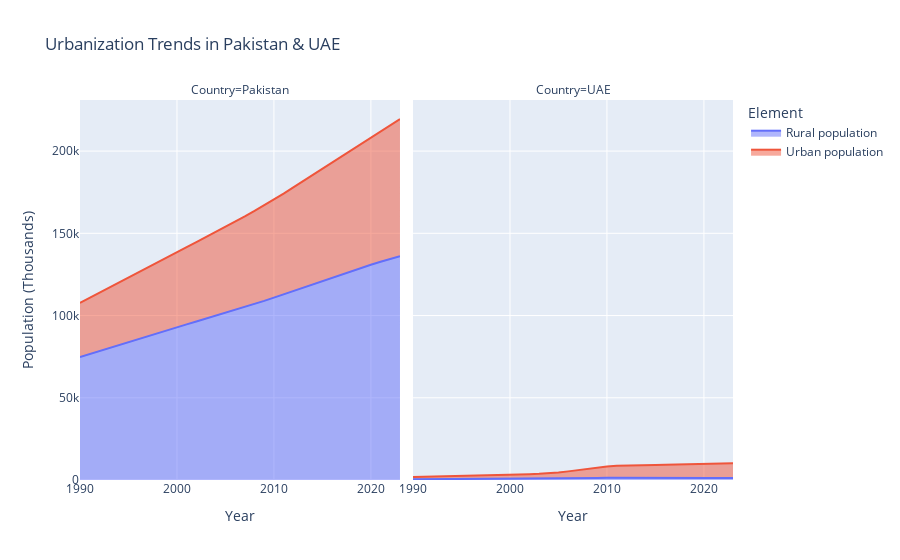

This figure's notebook cell:
### Markdown cell above
## 2-Stacked Area Chart: Urbanization Trends

### Code cell
fig = px.area(df, x="Year", y="Value", color="Element", facet_col="Country",
              title="Urbanization Trends in Pakistan & UAE",
              labels={"Value": "Population (Thousands)", "Year": "Year"})

fig.show()

### Figure 1 — Plotly figure (JSON) as saved in the notebook; plotly's stock layout.template omitted (floating-point values rounded to 4 significant figures)
{"data": [{"fillpattern": {"shape": ""}, "hovertemplate": "Element=Rural population<br>Country=Pakistan<br>Year=%{x}<br>Population (Thousands)=%{y}<extra></extra>", "legendgroup": "Rural population", "line": {"color": "#636efa"}, "marker": {"symbol": "circle"}, "mode": "lines", "name": "Rural population", "orientation": "v", "showlegend": true, "stackgroup": "1", "type": "scatter", "x": [1990, 1991, 1992, 1993, 1994, 1995, 1996, 1997, 1998, 1999, 2000, 2001, 2002, 2003, 2004, 2005, 2006, 2007, 2008, 2009, 2010, 2011, 2012, 2013, 2014, 2015, 2016, 2017, 2018, 2019, 2020, 2021, 2022, 2023], "xaxis": "x", "y": [74750.0, 76600.0, 78400.0, 80170.0, 81940.0, 83730.0, 85520.0, 87330.0, 89160.0, 91020.0, 92840.0, 94620.0, 96370.0, 98100.0, 99850.0, 101600.0, 103400.0, 105200.0, 107000.0, 108900.0, 110900.0, 112900.0, 114900.0, 117000.0, 119100.0, 121200.0, 123200.0, 125200.0, 127200.0, 129100.0, 130900.0, 132700.0, 134400.0, 136000.0], "yaxis": "y"}, {"fillpattern": {"shape": ""}, "hovertemplate": "Element=Rural population<br>Country=UAE<br>Year=%{x}<br>Population (Thousands)=%{y}<extra></extra>", "legendgroup": "Rural population", "line": {"color": "#636efa"}, "marker": {"symbol": "circle"}, "mode": "lines", "name": "Rural population", "orientation": "v", "showlegend": false, "stackgroup": "1", "type": "scatter", "x": [1990, 1991, 1992, 1993, 1994, 1995, 1996, 1997, 1998, 1999, 2000, 2001, 2002, 2003, 2004, 2005, 2006, 2007, 2008, 2009, 2010, 2011, 2012, 2013, 2014, 2015, 2016, 2017, 2018, 2019, 2020, 2021, 2022, 2023], "xaxis": "x2", "y": [389.7, 415.6, 443.2, 472.1, 501.4, 530.9, 553.0, 568.7, 585.3, 603.3, 623.5, 643.4, 664.0, 693.3, 741.1, 812.3, 909.6, 1026.0, 1145.0, 1246.0, 1316.0, 1351.0, 1357.0, 1345.0, 1327.0, 1311.0, 1301.0, 1293.0, 1286.0, 1279.0, 1271.0, 1262.0, 1253.0, 1245.0], "yaxis": "y2"}, {"fillpattern": {"shape": ""}, "hovertemplate": "Element=Urban population<br>Country=Pakistan<br>Year=%{x}<br>Population (Thousands)=%{y}<extra></extra>", "legendgroup": "Urban population", "line": {"color": "#EF553B"}, "marker": {"symbol": "circle"}, "mode": "lines", "name": "Urban population", "orientation": "v", "showlegend": true, "stackgroup": "1", "type": "scatter", "x": [1990, 1991, 1992, 1993, 1994, 1995, 1996, 1997, 1998, 1999, 2000, 2001, 2002, 2003, 2004, 2005, 2006, 2007, 2008, 2009, 2010, 2011, 2012, 2013, 2014, 2015, 2016, 2017, 2018, 2019, 2020, 2021, 2022, 2023], "xaxis": "x", "y": [32920.0, 34130.0, 35350.0, 36580.0, 37830.0, 39100.0, 40420.0, 41760.0, 43100.0, 44390.0, 45690.0, 46980.0, 48290.0, 49600.0, 50940.0, 52300.0, 53700.0, 55130.0, 56600.0, 58120.0, 59690.0, 61320.0, 62990.0, 64710.0, 66460.0, 68230.0, 70010.0, 71800.0, 73630.0, 75510.0, 77440.0, 79410.0, 81430.0, 83500.0], "yaxis": "y"}, {"fillpattern": {"shape": ""}, "hovertemplate": "Element=Urban population<br>Country=UAE<br>Year=%{x}<br>Population (Thousands)=%{y}<extra></extra>", "legendgroup": "Urban population", "line": {"color": "#EF553B"}, "marker": {"symbol": "circle"}, "mode": "lines", "name": "Urban population", "orientation": "v", "showlegend": false, "stackgroup": "1", "type": "scatter", "x": [1990, 1991, 1992, 1993, 1994, 1995, 1996, 1997, 1998, 1999, 2000, 2001, 2002, 2003, 2004, 2005, 2006, 2007, 2008, 2009, 2010, 2011, 2012, 2013, 2014, 2015, 2016, 2017, 2018, 2019, 2020, 2021, 2022, 2023], "xaxis": "x2", "y": [1470.0, 1554.0, 1643.0, 1735.0, 1827.0, 1918.0, 2018.0, 2131.0, 2253.0, 2385.0, 2531.0, 2683.0, 2843.0, 3049.0, 3347.0, 3767.0, 4332.0, 5018.0, 5749.0, 6420.0, 6955.0, 7322.0, 7543.0, 7661.0, 7744.0, 7843.0, 7969.0, 8107.0, 8256.0, 8403.0, 8542.0, 8675.0, 8808.0, 8942.0], "yaxis": "y2"}], "layout": {"annotations": [{"font": {}, "showarrow": false, "text": "Country=Pakistan", "x": 0.245, "xanchor": "center", "xref": "paper", "y": 1, "yanchor": "bottom", "yref": "paper"}, {"font": {}, "showarrow": false, "text": "Country=UAE", "x": 0.755, "xanchor": "center", "xref": "paper", "y": 1, "yanchor": "bottom", "yref": "paper"}], "legend": {"title": {"text": "Element"}, "tracegroupgap": 0}, "title": {"text": "Urbanization Trends in Pakistan & UAE"}, "xaxis": {"anchor": "y", "domain": [0, 0.49], "title": {"text": "Year"}}, "xaxis2": {"anchor": "y2", "domain": [0.51, 1], "matches": "x", "title": {"text": "Year"}}, "yaxis": {"anchor": "x", "domain": [0, 1], "title": {"text": "Population (Thousands)"}}, "yaxis2": {"anchor": "x2", "domain": [0, 1], "matches": "y", "showticklabels": false}}}
